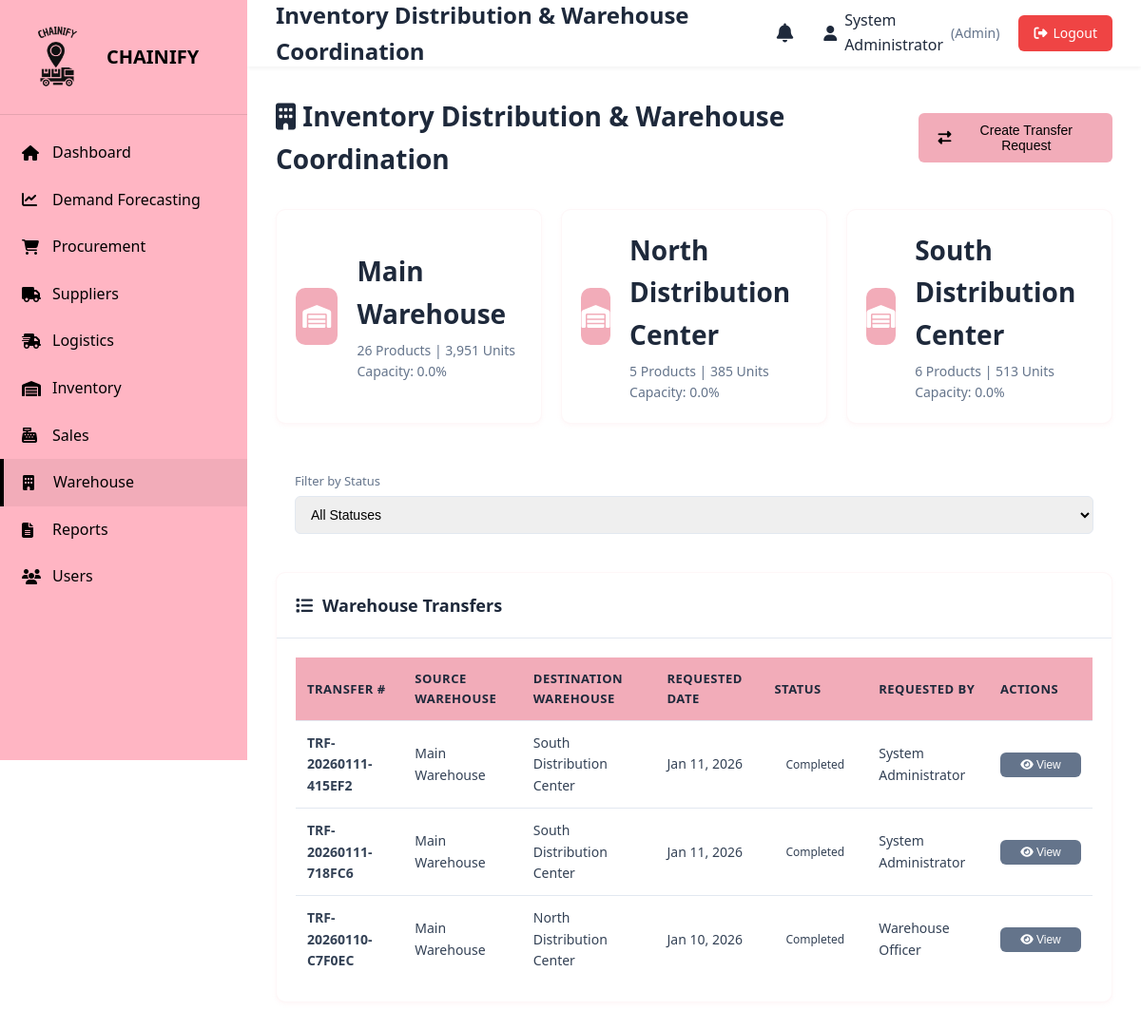
Screenshot of /modules/warehouse.php (signed in) with the database file from the repository.
### tables this page shows
CREATE TABLE `warehouses` (
  `id` int(11) NOT NULL,
  `name` varchar(100) NOT NULL,
  `location` varchar(200) DEFAULT NULL,
  `capacity` decimal(10,2) DEFAULT NULL,
  `utilized_capacity` decimal(10,2) DEFAULT 0.00,
  `status` enum('active','inactive') DEFAULT 'active',
  `created_at` timestamp NOT NULL DEFAULT current_timestamp(),
  `updated_at` timestamp NOT NULL DEFAULT current_timestamp() ON UPDATE current_timestamp(),
  `latitude` decimal(10,8) DEFAULT NULL,
  `longitude` decimal(11,8) DEFAULT NULL
);

CREATE TABLE `warehouse_transfers` (
  `id` int(11) NOT NULL,
  `transfer_number` varchar(50) NOT NULL,
  `source_warehouse_id` int(11) NOT NULL,
  `destination_warehouse_id` int(11) NOT NULL,
  `status` enum('pending','approved','in_transit','delivered','received','completed','cancelled') DEFAULT 'pending',
  `requested_by` int(11) NOT NULL,
  `requested_date` date NOT NULL,
  `completed_date` date DEFAULT NULL,
  `notes` text DEFAULT NULL,
  `created_at` timestamp NOT NULL DEFAULT current_timestamp(),
  `updated_at` timestamp NOT NULL DEFAULT current_timestamp() ON UPDATE current_timestamp()
);

CREATE TABLE `users` (
  `id` int(11) NOT NULL,
  `username` varchar(50) NOT NULL,
  `email` varchar(100) NOT NULL,
  `password` varchar(255) NOT NULL,
  `role` enum('admin','procurement_staff','warehouse_officer','logistics_manager','supplier') NOT NULL,
  `full_name` varchar(100) NOT NULL,
  `status` enum('active','inactive') DEFAULT 'active',
  `created_at` timestamp NOT NULL DEFAULT current_timestamp(),
  `updated_at` timestamp NOT NULL DEFAULT current_timestamp() ON UPDATE current_timestamp()
);

### config/config.php (called while the page is built, shortened)
<?php
function isLoggedIn() {
    return isset($_SESSION['user_id']);
}
function canCreate($module) {
    $role = $_SESSION['role'];
    if ($role === 'admin') return true;
    $createPermissions = [
        'procurement' => ['admin', 'procurement_staff'],
        'suppliers' => ['admin', 'procurement_staff'],
        'logistics' => ['admin', 'logistics_manager'],
        'inventory' => ['admin', 'warehouse_officer'],
        'warehouse' => ['admin', 'warehouse_officer'],
        'demand_forecasting' => ['admin']
    ];
    return isset($createPermissions[$module]) && in_array($role, $createPermissions[$module]);
}
function formatDate($date) {
    return date('M d, Y', strtotime($date));
}
?>

### modules/warehouse.php (the view, shortened to what this page needs)
<?php
require_once '../config/config.php';
$conn = getDBConnection();
$warehouses = [];
$result = $conn->query("
    SELECT w.*,
           COUNT(DISTINCT i.product_id) as product_count,
           SUM(i.quantity) as total_quantity,
           (w.utilized_capacity / w.capacity * 100) as capacity_percent
    FROM warehouses w
    LEFT JOIN inventory i ON w.id = i.warehouse_id
    GROUP BY w.id
    ORDER BY w.name
");
while ($row = $result->fetch_assoc()) {
    $warehouses[] = $row;
}
$status_filter = $_GET['status'] ?? '';
$where_clause = $status_filter ? "WHERE wt.status = '$status_filter'" : "";
$transfers = [];
$result = $conn->query("
    SELECT wt.*,
           w1.name as source_warehouse,
           w2.name as destination_warehouse,
           u.full_name as requested_by_name,
           COALESCE((
               SELECT SUM(ti.quantity * p.unit_price)
               FROM transfer_items ti
               JOIN products p ON ti.product_id = p.id
               WHERE ti.transfer_id = wt.id
           ), 0) as transfer_value,
           (SELECT status FROM shipments WHERE transfer_id = wt.id ORDER BY id DESC LIMIT 1) as shipment_status
    FROM warehouse_transfers wt
    JOIN warehouses w1 ON wt.source_warehouse_id = w1.id
    JOIN warehouses w2 ON wt.destination_warehouse_id = w2.id
    JOIN users u ON wt.requested_by = u.id
    $where_clause
    ORDER BY wt.created_at DESC
");
while ($row = $result->fetch_assoc()) {
    $transfers[] = $row;
}
include '../includes/header.php';
?>
<div class="page-header">
    <h2><i class="fas fa-building"></i> Inventory Distribution & Warehouse Coordination</h2>
    <?php if (canCreate('warehouse')): ?>
    <button class="btn btn-primary" onclick="openModal('createTransferModal')">
        <i class="fas fa-exchange-alt"></i> Create Transfer Request
    </button>
    <?php endif; ?>
</div>
<div class="stats-grid">
    <?php foreach ($warehouses as $warehouse): ?>
        <div class="stat-card">
            <div class="stat-icon blue">
                <i class="fas fa-warehouse"></i>
            </div>
            <div class="stat-info">
                <h3><?php echo htmlspecialchars($warehouse['name']); ?></h3>
                <p><?php echo $warehouse['product_count']; ?> Products | <?php echo number_format($warehouse['total_quantity'] ?? 0); ?> Units</p>
                <p class="text-muted">Capacity: <?php echo number_format($warehouse['capacity_percent'], 1); ?>%</p>
            </div>
        </div>
    <?php endforeach; ?>
</div>
<div class="filters-bar">
    <div class="filter-group">
        <label>Filter by Status</label>
        <select class="form-control" onchange="window.location.href='?status=' + this.value">
            <option value="">All Statuses</option>
        </select>
    </div>
</div>
<div class="dashboard-card">
    <div class="card-header">
        <h3><i class="fas fa-list"></i> Warehouse Transfers</h3>
    </div>
    <div class="card-body">
        <?php if (empty($transfers)): ?>
            <p class="text-muted">No transfer requests found.</p>
        <?php else: ?>
            <div style="overflow-x: auto;">
                <table class="data-table">
                    <thead>
                        <tr>
                            <th>Transfer #</th>
                            <th>Source Warehouse</th>
                            <th>Destination Warehouse</th>
                            <th>Requested Date</th>
                            <th>Status</th>
                            <th>Requested By</th>
                            <th>Actions</th>
                        </tr>
                    </thead>
                    <tbody>
                        <?php foreach ($transfers as $transfer): ?>
                            <tr>
                                <td><strong><?php echo htmlspecialchars($transfer['transfer_number']); ?></strong></td>
                                <td><?php echo htmlspecialchars($transfer['source_warehouse']); ?></td>
                                <td><?php echo htmlspecialchars($transfer['destination_warehouse']); ?></td>
                                <td><?php echo formatDate($transfer['requested_date']); ?></td>
                                <td>
                                    <span class="badge badge-<?php echo $transfer['status']; ?>">
                                        <?php echo ucfirst(str_replace('_', ' ', $transfer['status'])); ?>
                                    </span>
                                </td>
                                <td><?php echo htmlspecialchars($transfer['requested_by_name']); ?></td>
                                <td>
                                    <button class="btn btn-sm btn-secondary" onclick="viewTransferDetails(<?php echo $transfer['id']; ?>)">
                                        <i class="fas fa-eye"></i> View
                                    </button>
                                </td>
                            </tr>
                        <?php endforeach; ?>
                    </tbody>
                </table>
            </div>
        <?php endif; ?>
    </div>
</div>
<?php include '../includes/footer.php'; ?>

### assets/css/style.css (style rules this page uses)
:root { --primary-color: #F2ACB9; --primary-light: #FFB5C3; --secondary-color: #64748b; --success-color: #10b981; --warning-color: #f59e0b; --danger-color: #ef4444; --info-color: #3b82f6; --dark-color: #1e293b; --light-color: #F2ACB9; --border-color: #e2e8f0; --sidebar-width: 260px; --header-height: 70px; }
* { margin: 0; padding: 0; box-sizing: border-box; }
body { font-family: 'Segoe UI', Tahoma, Geneva, Verdana, sans-serif; background-color: #ffffff; color: #334155; line-height: 1.6; }
.stats-grid { display: grid; grid-template-columns: repeat(auto-fit, minmax(250px, 1fr)); gap: 20px; margin-bottom: 30px; }
.stat-card { background: white; border-radius: 10px; padding: 20px; display: flex; align-items: center; gap: 20px; box-shadow: 0 2px 4px rgba(242, 172, 185, 0.1); border: 1px solid rgba(242, 172, 185, 0.1); transition: transform 0.3s, box-shadow 0.3s; }
.stat-icon { width: 60px; height: 60px; border-radius: 10px; display: flex; align-items: center; justify-content: center; font-size: 24px; color: white; }
.stat-icon.blue { background: var(--primary-color); }
.stat-info h3 { font-size: 28px; color: var(--dark-color); margin-bottom: 5px; }
.stat-info p { color: var(--secondary-color); font-size: 14px; }
.dashboard-card { background: white; border-radius: 10px; box-shadow: 0 2px 4px rgba(242, 172, 185, 0.1); border: 1px solid rgba(242, 172, 185, 0.1); overflow: hidden; }
.card-header { padding: 20px; border-bottom: 1px solid var(--border-color); display: flex; justify-content: space-between; align-items: center; }
.card-header h3 { font-size: 18px; color: var(--dark-color); display: flex; align-items: center; gap: 10px; }
.card-body { padding: 20px; }
.data-table { width: 100%; border-collapse: collapse; }
.data-table thead { background: var(--light-color); }
.data-table th { padding: 12px; text-align: left; font-weight: 600; color: var(--dark-color); font-size: 13px; text-transform: uppercase; letter-spacing: 0.5px; }
.data-table td { padding: 12px; border-top: 1px solid var(--border-color); font-size: 14px; }
.badge { display: inline-block; padding: 4px 12px; border-radius: 12px; font-size: 12px; font-weight: 500; text-transform: capitalize; }
.btn { padding: 10px 20px; border: none; border-radius: 6px; font-size: 14px; font-weight: 500; cursor: pointer; transition: all 0.3s; display: inline-flex; align-items: center; gap: 8px; text-decoration: none; }
.btn-primary { background: var(--primary-color); color: #000000; }
.btn-secondary { background: var(--secondary-color); color: white; }
.btn-sm { padding: 6px 12px; font-size: 12px; }
table td .btn-sm { min-width: 85px; display: inline-block; text-align: center; }
.form-control { width: 100%; padding: 10px 12px; border: 1px solid var(--border-color); border-radius: 6px; font-size: 14px; transition: all 0.3s; }
select.form-control { cursor: pointer; }
.text-muted { color: var(--secondary-color); }
.page-header { display: flex; justify-content: space-between; align-items: center; margin-bottom: 30px; }
.page-header h2 { font-size: 28px; color: var(--dark-color); }
.filters-bar { background: white; padding: 20px; border-radius: 10px; margin-bottom: 20px; display: flex; gap: 15px; flex-wrap: wrap; align-items: flex-end; }
.filter-group { flex: 1; min-width: 200px; }
.filter-group label { display: block; margin-bottom: 5px; font-size: 13px; color: var(--secondary-color); font-weight: 500; }

### rows the page displays
warehouses: name "Main Warehouse", product_count "26", total_quantity "3,951", capacity_percent "0.0"
warehouses: name "North Distribution Center", product_count "5", total_quantity "385", capacity_percent "0.0"
warehouses: name "South Distribution Center", product_count "6", total_quantity "513", capacity_percent "0.0"
warehouse_transfers: transfer_number "TRF-20260111-415EF2", warehouses.name "Main Warehouse", warehouses.name "South Distribution Center", requested_date "Jan 11, 2026", status "Completed", users.full_name "System Administrator"
warehouse_transfers: transfer_number "TRF-20260111-718FC6", warehouses.name "Main Warehouse", warehouses.name "South Distribution Center", requested_date "Jan 11, 2026", status "Completed", users.full_name "System Administrator"
warehouse_transfers: transfer_number "TRF-20260110-C7F0EC", warehouses.name "Main Warehouse", warehouses.name "North Distribution Center", requested_date "Jan 10, 2026", status "Completed", users.full_name "Warehouse Officer"

### other values shown
$pageTitle "Inventory Distribution & Warehouse Coordination"
$_SESSION['full_name'] "System Administrator"
str_replace('_', ' ', $_SESSION['role']) "Admin"
